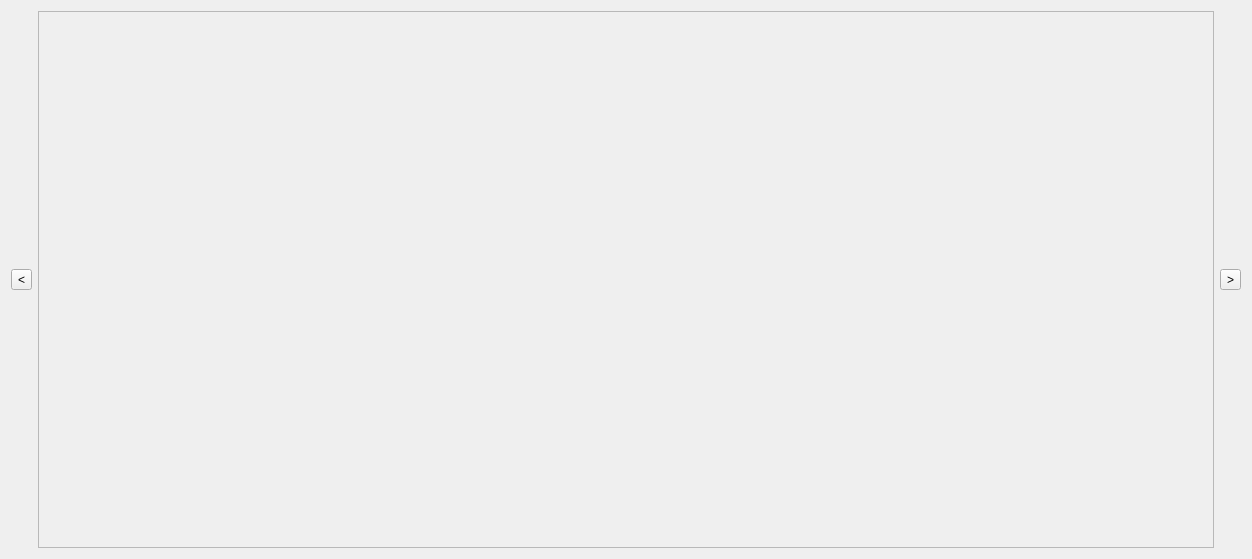
<?xml version="1.0" encoding="UTF-8"?>
<ui version="4.0">
 <class>fairwind::apps::launcherax10m::MainPage</class>
 <widget class="QWidget" name="fairwind::apps::launcherax10m::MainPage">
  <property name="geometry">
   <rect>
    <x>0</x>
    <y>0</y>
    <width>1252</width>
    <height>559</height>
   </rect>
  </property>
  <property name="sizePolicy">
   <sizepolicy hsizetype="Expanding" vsizetype="Ignored">
    <horstretch>0</horstretch>
    <verstretch>0</verstretch>
   </sizepolicy>
  </property>
  <property name="windowTitle">
   <string/>
  </property>
  <property name="styleSheet">
   <string notr="true"/>
  </property>
  <layout class="QGridLayout" name="gridLayout">
   <item row="0" column="0">
    <layout class="QHBoxLayout" name="horizontalLayout">
     <property name="sizeConstraint">
      <enum>QLayout::SetNoConstraint</enum>
     </property>
     <item>
      <widget class="QToolButton" name="toolButton_Left">
       <property name="text">
        <string>&lt;</string>
       </property>
       <property name="icon">
        <iconset>
         <normaloff>:/resources/images/icons/toolbutton_left.png</normaloff>:/resources/images/icons/toolbutton_left.png</iconset>
       </property>
       <property name="iconSize">
        <size>
         <width>32</width>
         <height>256</height>
        </size>
       </property>
      </widget>
     </item>
     <item>
      <widget class="QScrollArea" name="scrollArea">
       <property name="styleSheet">
        <string notr="true"/>
       </property>
       <property name="verticalScrollBarPolicy">
        <enum>Qt::ScrollBarAlwaysOff</enum>
       </property>
       <property name="widgetResizable">
        <bool>true</bool>
       </property>
       <property name="alignment">
        <set>Qt::AlignCenter</set>
       </property>
       <widget class="QWidget" name="scrollAreaWidgetContents">
        <property name="geometry">
         <rect>
          <x>0</x>
          <y>0</y>
          <width>1120</width>
          <height>531</height>
         </rect>
        </property>
       </widget>
      </widget>
     </item>
     <item>
      <widget class="QToolButton" name="toolButton_Right">
       <property name="styleSheet">
        <string notr="true"/>
       </property>
       <property name="text">
        <string>&gt;</string>
       </property>
       <property name="icon">
        <iconset>
         <normaloff>:/resources/images/icons/toolbutton_right.png</normaloff>:/resources/images/icons/toolbutton_right.png</iconset>
       </property>
       <property name="iconSize">
        <size>
         <width>32</width>
         <height>256</height>
        </size>
       </property>
      </widget>
     </item>
    </layout>
   </item>
  </layout>
 </widget>
 <resources/>
 <connections/>
</ui>
